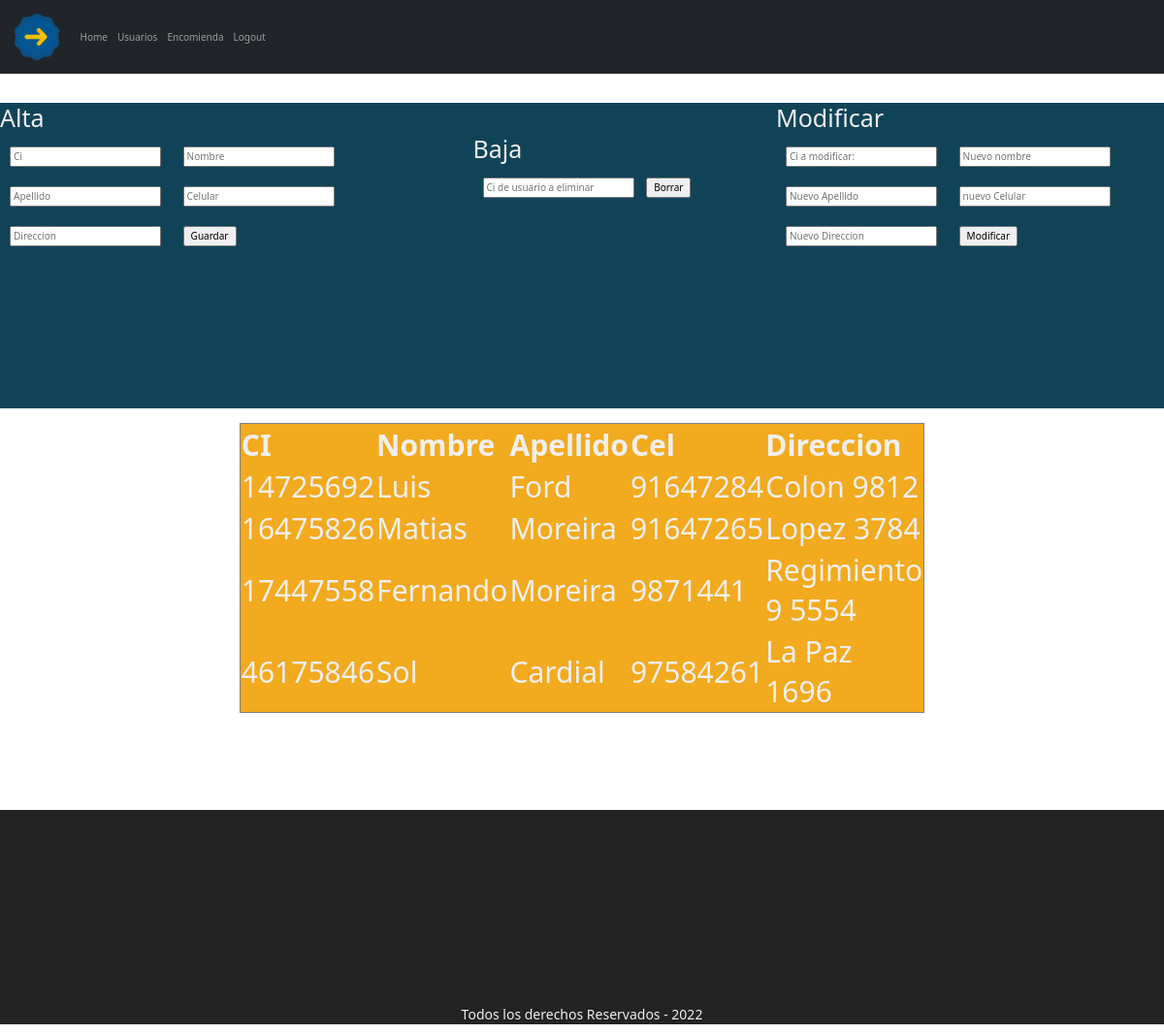
Page /personas.php on the committed database.
### tables this page shows
create table if not exists Persona(
ci char(8) not null primary key,
nombre varchar(10) not null,
apellido varchar(10) not null,
cel int not null,
direccion varchar(25),
EstadoPersona bool
);

### controllers/personas_controller.php (called while the page is built, shortened)
<?php
require_once("models/personas_model.php");
$persona = new personas_model();
$datos = $persona->getPersonas();
require_once("views/personas_view.php");

### db/db.php (called while the page is built, shortened)
<?php
class Conectar
{
	public static function conexion()
	{
		$conexion = new mysqli("localhost", "root", "admin", "Parcial");
		$conexion->query("SET NAMES 'utf8'");
		return $conexion;
	}
}

### models/personas_model.php (called while the page is built, shortened)
<?php
class personas_model
{
	private $db;
	private $personas;
	public function __construct()
	{
		$this->db = Conectar::conexion();
		$this->personas = array();
	}
	public function getPersonas()
	{
		$sql = "SELECT * FROM persona where EstadoPersona = '1'";
		$consulta = $this->db->query($sql);
		while ($filas = $consulta->fetch_assoc()) {
			$this->personas[] = $filas;
		}
		return $this->personas;
	}
}

### views/personas_view.php (the view, shortened to what this page needs)
<!DOCTYPE html>
<html lang="es">
<head>
    <link href="https://cdn.jsdelivr.net/npm/bootstrap@5.1.3/dist/css/bootstrap.min.css" rel="stylesheet">
</head>
<body>
    <div class="Form__Personas--center">
        <div class="Form__padre">
            <div class="alta__persona">
                <h1 class="h1__personas">Alta</h1>
                <form method="post" action="">
                    <input class="son1" type="text" name="ci" placeholder="Ci" />
                    <input class="son1" type="text" name="nom" placeholder="Nombre" />
                    <input class="son1" type="text" name="apellido" placeholder="Apellido" />
                    <input class="son1" type="text" name="cel" placeholder="Celular" />
                    <input class="son1" type="text" name="direccion" placeholder="Direccion" />
                    <input class="son1" type="submit" name="guardar" value="Guardar" />
                </form>
            </div>
            <br>
            <div class="baja__persona">
                <h1 class="h1__personas">Baja</h1>
                <form method="post" action="">
                    <input class="son1 type=" text" name="ci" placeholder="Ci de usuario a eliminar" />
                    <input type="submit" name="eliminar" value="Borrar" />
                </form>
            </div>
            <br>
            <div class="modificaciones__persona">
                <h1 class="h1__personas">Modificar</h1>
                <form method="post" action="">
                    <input class="son1" type="text" name="ci" placeholder="Ci a modificar: " />
                    <input class="son1" type="text" name="nom" placeholder="Nuevo nombre" />
                    <input class="son1" type="text" name="apellido" placeholder="Nuevo Apellido" />
                    <input class="son1" type="text" name="cel" placeholder="nuevo Celular" />
                    <input class="son1" type="text" name="direccion" placeholder="Nuevo Direccion" />
                    <input class="son1" type="submit" name="modificar" value="Modificar" />
                </form>
            </div>
        </div>
    </div>
    <br>
    <table border="1" width="300" class="tabla__cliente">
        <tr>
            <th>CI</th>
            <th>Nombre</th>
            <th>Apellido</th>
            <th>Cel</th>
            <th>Direccion</th>
        </tr>
        <?php
        foreach ($datos as $dato) {
            echo "<tr>
            <td>" . $dato["ci"] . "</td>
            <td>" . $dato["nombre"] . "</td>
            <td>" . $dato["apellido"] . "</td>
            <td>" . $dato["cel"] . "</td>
            <td>" . $dato["direccion"] . "</td>
            </tr>";
        }
        ?>
    </table>
    <footer>
        <p class="p__footer">Todos los derechos Reservados - 2022</p>
    </footer>
</body>
</html>

### personas.php (shortened to what this page needs)
<link rel="stylesheet" href="style/style.css">
<?php
require_once("db/db.php");
?>
<main class="contenedor">
    <nav class="navbar navbar-expand-sm navbar-dark bg-dark">
        <div class="container-fluid">
            <a class="navbar-brand" href="views/home_view.php">
                <img src="fotos/logo.png" alt="Logo" width="60">
            </a>
            <div class="collapse navbar-collapse" id="navbarSupportedContent">
                <ul class="navbar-nav ml-auto">
                    <li class="nav-item"><a class="nav-link" href="views/home_view.php">Home</a></li>
                    <li class="nav-item"><a class="nav-link" href="personas.php">Usuarios</a></li>
                    <li class="nav-item float-righ"><a class="nav-link" href="encomienda.php">Encomienda</a></li>
                    <li class="nav-item"><a class="nav-link" href="cerrar_sesion.php">Logout</a></li>
                </ul>
            </div>
        </div>
    </nav>
</main>
<?php
require_once("controllers/personas_controller.php");
?>

### style/style.css (style rules this page uses)
.Login__Usuario, .Login__Cliente, .Login__padre, .Login__padre .Login .Login__Usuario, .Login__padre .Login .Login__Cliente, .titulo__login, .main__cliente .content, .Consulta__Cliente .h1__cliente, .Consulta__Cliente .form__cliente, .p__footer, .padre__encomienda { display: -webkit-box; display: -ms-flexbox; display: flex; -webkit-box-pack: center; -ms-flex-pack: center; justify-content: center; }
body { background-color: #EFEFEF; font-size: 1.6rem; line-height: 1.5; }
body a { text-decoration: none; }
body img { max-width: 100%; }
.tabla__cliente { background-color: #F2AA1F; margin-bottom: 10rem; text-align: center; margin-left: auto; margin-right: auto; text-align: left; width: 300px; }
.tabla__cliente tr, .tabla__cliente td { color: #EFEFEF; font-size: 3rem; }
.p__footer { padding-top: 20rem; font-size: 1.4rem; color: #EFEFEF; background-color: #232323; }
.Form__padre { background-color: #114358; display: -ms-grid; display: grid; -ms-grid-columns: (1fr)[3]; grid-template-columns: repeat(3, 1fr); -ms-grid-rows: 150px; grid-template-rows: 150px; padding-bottom: 15rem; }
.alta__persona { margin: auto; -ms-grid-column: 1; -ms-grid-column-span: 1; grid-column: 1 / 2; -ms-grid-row: 1; -ms-grid-row-span: 1; grid-row: 1 / 2; }
.baja__persona { margin: auto; -ms-grid-column: 2; -ms-grid-column-span: 1; grid-column: 2 / 3; -ms-grid-row: 1; -ms-grid-row-span: 1; grid-row: 1 / 2; }
.modificaciones__persona { margin: auto; -ms-grid-column: 3; -ms-grid-column-span: 1; grid-column: 3 / 4; -ms-grid-row: 1; -ms-grid-row-span: 1; grid-row: 1 / 2; }
.son1 { margin: 1rem 1rem; }
.h1__personas { color: #EFEFEF; }
html { -webkit-box-sizing: border-box; box-sizing: border-box; font-size: 62.5%; }
*, *:before, *:after { -webkit-box-sizing: inherit; box-sizing: inherit; }

### rows in the picture
persona: ci "14725692", nombre "Luis", apellido "Ford", cel "91647284", direccion "Colon 9812"
persona: ci "16475826", nombre "Matias", apellido "Moreira", cel "91647265", direccion "Lopez 3784"
persona: ci "17447558", nombre "Fernando", apellido "Moreira", cel "9871441", direccion "Regimiento 9 5554"
persona: ci "46175846", nombre "Sol", apellido "Cardial", cel "97584261", direccion "La Paz 1696"
